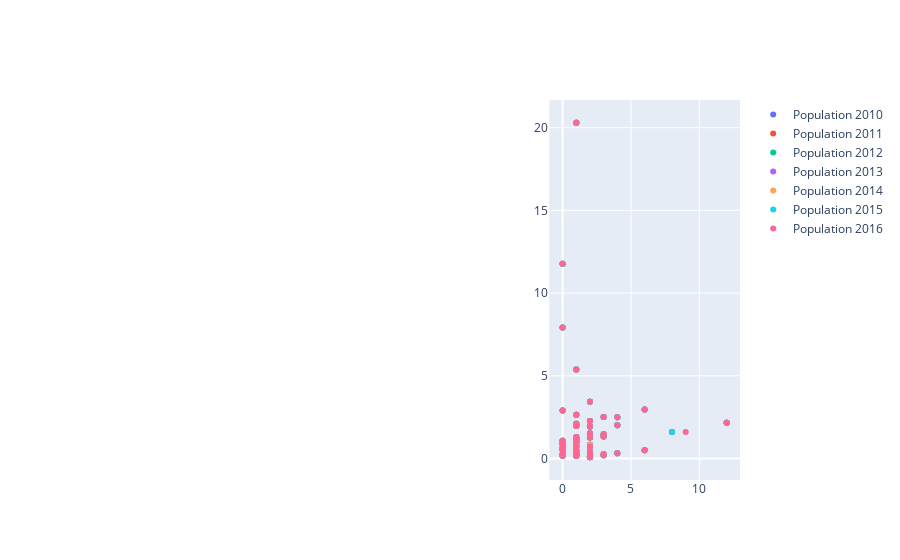

Here is the notebook cell this chart was saved with:
### Code cell
import plotly.express as px
from plotly.subplots import make_subplots



fig = make_subplots(rows=1, cols=3)

fig.add_trace(
    go.Scatter(x=pop_by_state_sum_percentage_measure['pop10'], y=pop_by_state_sum_percentage_measure['Percentage'], mode="markers",name="Population 2010"),
    row=1, col=3
)

fig.add_trace(
    go.Scatter(x=pop_by_state_sum_percentage_measure['pop11'], y=pop_by_state_sum_percentage_measure['Percentage'], mode="markers",name="Population 2011"),
    row=1, col=3
)

fig.add_trace(
    go.Scatter(x=pop_by_state_sum_percentage_measure['pop12'], y=pop_by_state_sum_percentage_measure['Percentage'], mode="markers", name="Population 2012",),
    row=1, col=3
)
fig.add_trace(
    go.Scatter(x=pop_by_state_sum_percentage_measure['pop13'], y=pop_by_state_sum_percentage_measure['Percentage'], mode="markers", name="Population 2013",),
    row=1, col=3
)
fig.add_trace(
    go.Scatter(x=pop_by_state_sum_percentage_measure['pop14'], y=pop_by_state_sum_percentage_measure['Percentage'], mode="markers", name="Population 2014",),
    row=1, col=3
)
fig.add_trace(
    go.Scatter(x=pop_by_state_sum_percentage_measure['pop15'], y=pop_by_state_sum_percentage_measure['Percentage'], mode="markers", name="Population 2015",),
    row=1, col=3
)
fig.add_trace(
    go.Scatter(x=pop_by_state_sum_percentage_measure['pop16'], y=pop_by_state_sum_percentage_measure['Percentage'], mode="markers", name="Population 2016",),
    row=1, col=3
)

fig.show()

### Figure 1 — Plotly figure (JSON) as saved in the notebook; plotly's stock layout.template omitted (floating-point values rounded to 4 significant figures)
{"data": [{"mode": "markers", "name": "Population 2010", "type": "scatter", "x": [2, 0, 2, 1, 12, 2, 1, 0, 0, 6, 3, 0, 1, 4, 2, 1, 1, 1, 1, 0, 2, 2, 3, 2, 1, 2, 0, 1, 1, 0, 3, 1, 6, 3, 0, 4, 1, 1, 4, 0, 1, 0, 2, 8, 1, 0, 3, 2, 1, 2, 0, 1], "xaxis": "x3", "y": [0.84, 0.528, 1.941, 20.3, 2.169, 0.716, 1.116, 0.165, 7.928, 2.97, 0.201, 1.068, 0.508, 0.325, 2.271, 1.059, 0.344, 0.973, 1.166, 2.91, 1.532, 0.416, 2.515, 1.271, 1.301, 0.361, 0.259, 1.967, 0.159, 0.561, 0.265, 2.103, 0.498, 1.465, 11.78, 2.009, 0.728, 2.641, 2.503, 0.639, 0.208, 0.86, 0.138, 1.597, 5.389, 0.532, 1.337, 0.078, 0.204, 3.427, 0.981, 0.336], "yaxis": "y3"}, {"mode": "markers", "name": "Population 2011", "type": "scatter", "x": [2, 0, 2, 1, 12, 2, 1, 0, 0, 6, 3, 0, 1, 4, 2, 1, 1, 1, 1, 0, 2, 2, 3, 2, 1, 2, 0, 1, 1, 0, 3, 1, 6, 3, 0, 4, 1, 1, 4, 0, 1, 0, 2, 8, 1, 0, 3, 2, 1, 2, 0, 1], "xaxis": "x3", "y": [0.84, 0.528, 1.941, 20.3, 2.169, 0.716, 1.116, 0.165, 7.928, 2.97, 0.201, 1.068, 0.508, 0.325, 2.271, 1.059, 0.344, 0.973, 1.166, 2.91, 1.532, 0.416, 2.515, 1.271, 1.301, 0.361, 0.259, 1.967, 0.159, 0.561, 0.265, 2.103, 0.498, 1.465, 11.78, 2.009, 0.728, 2.641, 2.503, 0.639, 0.208, 0.86, 0.138, 1.597, 5.389, 0.532, 1.337, 0.078, 0.204, 3.427, 0.981, 0.336], "yaxis": "y3"}, {"mode": "markers", "name": "Population 2012", "type": "scatter", "x": [2, 0, 2, 1, 12, 2, 1, 0, 0, 6, 3, 0, 1, 4, 2, 1, 1, 1, 1, 0, 2, 2, 3, 2, 1, 2, 0, 1, 1, 0, 3, 1, 6, 3, 0, 4, 1, 1, 4, 0, 1, 0, 2, 8, 1, 0, 3, 2, 1, 2, 0, 1], "xaxis": "x3", "y": [0.84, 0.528, 1.941, 20.3, 2.169, 0.716, 1.116, 0.165, 7.928, 2.97, 0.201, 1.068, 0.508, 0.325, 2.271, 1.059, 0.344, 0.973, 1.166, 2.91, 1.532, 0.416, 2.515, 1.271, 1.301, 0.361, 0.259, 1.967, 0.159, 0.561, 0.265, 2.103, 0.498, 1.465, 11.78, 2.009, 0.728, 2.641, 2.503, 0.639, 0.208, 0.86, 0.138, 1.597, 5.389, 0.532, 1.337, 0.078, 0.204, 3.427, 0.981, 0.336], "yaxis": "y3"}, {"mode": "markers", "name": "Population 2013", "type": "scatter", "x": [2, 0, 2, 1, 12, 2, 1, 0, 0, 6, 3, 0, 1, 4, 2, 1, 1, 1, 1, 0, 2, 2, 3, 2, 1, 2, 0, 1, 1, 0, 3, 1, 6, 3, 0, 4, 1, 1, 4, 0, 1, 0, 2, 8, 1, 0, 3, 2, 1, 2, 0, 1], "xaxis": "x3", "y": [0.84, 0.528, 1.941, 20.3, 2.169, 0.716, 1.116, 0.165, 7.928, 2.97, 0.201, 1.068, 0.508, 0.325, 2.271, 1.059, 0.344, 0.973, 1.166, 2.91, 1.532, 0.416, 2.515, 1.271, 1.301, 0.361, 0.259, 1.967, 0.159, 0.561, 0.265, 2.103, 0.498, 1.465, 11.78, 2.009, 0.728, 2.641, 2.503, 0.639, 0.208, 0.86, 0.138, 1.597, 5.389, 0.532, 1.337, 0.078, 0.204, 3.427, 0.981, 0.336], "yaxis": "y3"}, {"mode": "markers", "name": "Population 2014", "type": "scatter", "x": [2, 0, 2, 1, 12, 2, 1, 0, 0, 6, 3, 0, 1, 4, 2, 1, 1, 1, 1, 0, 2, 2, 3, 2, 1, 2, 0, 1, 1, 0, 3, 1, 6, 3, 0, 4, 1, 1, 4, 0, 1, 0, 2, 8, 1, 0, 3, 2, 1, 2, 0, 1], "xaxis": "x3", "y": [0.84, 0.528, 1.941, 20.3, 2.169, 0.716, 1.116, 0.165, 7.928, 2.97, 0.201, 1.068, 0.508, 0.325, 2.271, 1.059, 0.344, 0.973, 1.166, 2.91, 1.532, 0.416, 2.515, 1.271, 1.301, 0.361, 0.259, 1.967, 0.159, 0.561, 0.265, 2.103, 0.498, 1.465, 11.78, 2.009, 0.728, 2.641, 2.503, 0.639, 0.208, 0.86, 0.138, 1.597, 5.389, 0.532, 1.337, 0.078, 0.204, 3.427, 0.981, 0.336], "yaxis": "y3"}, {"mode": "markers", "name": "Population 2015", "type": "scatter", "x": [1, 0, 2, 1, 12, 2, 1, 0, 0, 6, 3, 0, 1, 4, 2, 1, 1, 1, 1, 0, 2, 2, 3, 2, 1, 2, 0, 1, 1, 0, 3, 1, 6, 3, 0, 4, 1, 1, 4, 0, 2, 0, 2, 8, 1, 0, 3, 2, 1, 2, 0, 1], "xaxis": "x3", "y": [0.84, 0.528, 1.941, 20.3, 2.169, 0.716, 1.116, 0.165, 7.928, 2.97, 0.201, 1.068, 0.508, 0.325, 2.271, 1.059, 0.344, 0.973, 1.166, 2.91, 1.532, 0.416, 2.515, 1.271, 1.301, 0.361, 0.259, 1.967, 0.159, 0.561, 0.265, 2.103, 0.498, 1.465, 11.78, 2.009, 0.728, 2.641, 2.503, 0.639, 0.208, 0.86, 0.138, 1.597, 5.389, 0.532, 1.337, 0.078, 0.204, 3.427, 0.981, 0.336], "yaxis": "y3"}, {"mode": "markers", "name": "Population 2016", "type": "scatter", "x": [1, 0, 2, 1, 12, 2, 1, 0, 0, 6, 3, 0, 1, 4, 2, 1, 1, 1, 1, 0, 2, 2, 3, 2, 1, 2, 0, 1, 1, 0, 3, 1, 6, 3, 0, 4, 1, 1, 4, 0, 2, 0, 2, 9, 1, 0, 3, 2, 1, 2, 0, 1], "xaxis": "x3", "y": [0.84, 0.528, 1.941, 20.3, 2.169, 0.716, 1.116, 0.165, 7.928, 2.97, 0.201, 1.068, 0.508, 0.325, 2.271, 1.059, 0.344, 0.973, 1.166, 2.91, 1.532, 0.416, 2.515, 1.271, 1.301, 0.361, 0.259, 1.967, 0.159, 0.561, 0.265, 2.103, 0.498, 1.465, 11.78, 2.009, 0.728, 2.641, 2.503, 0.639, 0.208, 0.86, 0.138, 1.597, 5.389, 0.532, 1.337, 0.078, 0.204, 3.427, 0.981, 0.336], "yaxis": "y3"}], "layout": {"xaxis": {"anchor": "y", "domain": [0, 0.2889]}, "xaxis2": {"anchor": "y2", "domain": [0.3556, 0.6444]}, "xaxis3": {"anchor": "y3", "domain": [0.7111, 1]}, "yaxis": {"anchor": "x", "domain": [0, 1]}, "yaxis2": {"anchor": "x2", "domain": [0, 1]}, "yaxis3": {"anchor": "x3", "domain": [0, 1]}}}
